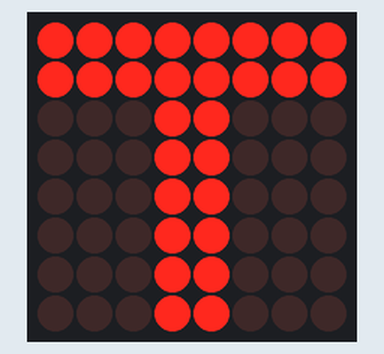
Simulated run of this sketch. Board: Arduino Uno, built with avr-gcc and run on an emulated ATmega328P. On the bench: 8×8 LED matrix.

Above: at 0.1 s.
At 1.3 s:
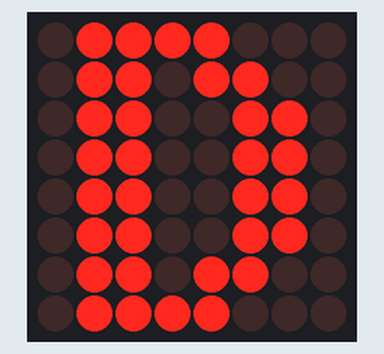
At 2.5 s:
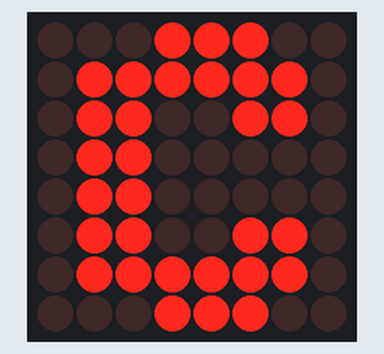

Measured:
- by itself, everything shown: repeats every 3.6 s, in 3 steps
- what the display in image 1 shows lasts 1.2 s, from 1.2 s to 2.4 s

The sketch:

Display8x8.ino
```cpp
#include "LedControl.h"

LedControl lc = LedControl(12, 11, 10, 1); // DIN, CLK, CS, NRDEV

byte letraT[] = {
  B11111111,
  B11111111,
  B00011000,
  B00011000,
  B00011000,
  B00011000,
  B00011000,
  B00011000
};

byte letraD[] = {
  B01111000,
  B01101100,
  B01100110,
  B01100110,
  B01100110,
  B01100110,
  B01101100,
  B01111000
};

byte letraC[] = {
  B00011100,
  B01111110,
  B01100110,
  B01100000,
  B01100000,
  B01100110,
  B01111110,
  B00011100
};

void setup() {
  lc.shutdown(0, false);
  lc.setIntensity(0, 1);
  lc.clearDisplay(0);
}

void letrat() {
  for (int i = 0; i < 8; i++)  {
    lc.setRow(0, i, letraT[i]);
  }
}

void letrad() {
  for (int i = 0; i < 8; i++) {
    lc.setRow(0, i, letraD[i]);
  }
}

void letrac() {
  for (int i = 0; i < 8; i++) {
    lc.setRow(0, i, letraC[i]);
  }
}


void loop() {
  letrat();
  delay(1200);
  letrad();
  delay(1200);
  letrac();
  delay(1200);


}
```
